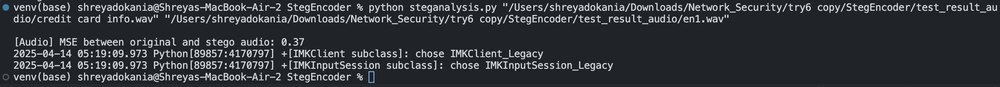
#> input picture testing/audio_terminal.png, 1000 x 87 px, shrunk from 2404 x 210 before the run
$ python steganalysis.py testing/audio_terminal.png testing/histogram_audio.png   (older library calls are emulated)
#> lines starting #> are read from the running program, lines starting #| are printed output that depends on the picture
# [65 lines of commented-out code are left out]

import sys
import os
import numpy as np
import matplotlib.pyplot as plt
import cv2
from PIL import Image
import wave
import contextlib

def is_image(file_path):
    return file_path.lower().endswith(('.png', '.jpg', '.jpeg', '.bmp'))

def is_audio(file_path):
    return file_path.lower().endswith(('.wav',))


# ---------- Image Analysis ----------
def calculate_histogram_difference(original_path, stego_path):
#> called with original_path = 'testing/audio_terminal.png', stego_path = 'testing/histogram_audio.png'
    original_img = Image.open(original_path).convert("RGB")
    stego_img = Image.open(stego_path).convert("RGB")
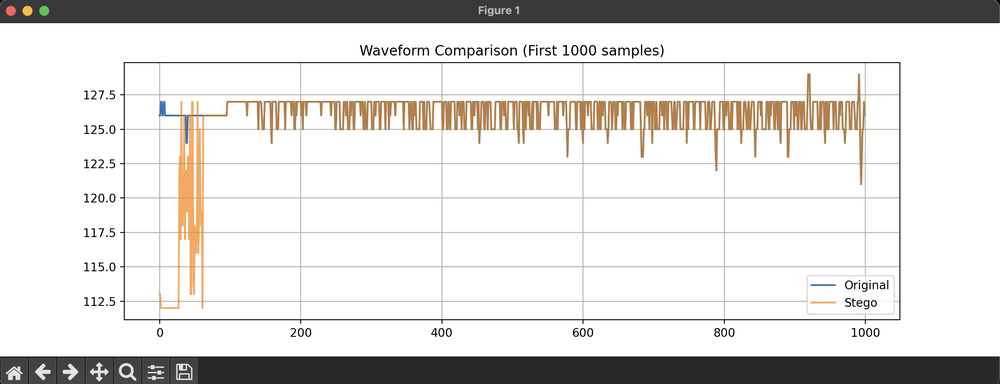
#> input picture testing/histogram_audio.png, 1000 x 384 px, shrunk from 2398 x 920 before the run

    original_hist = np.array(original_img.histogram()).astype(float)
#> original_hist = 768 values, max 47817 at index 32, min 0 at index 245, mean 339.8
    stego_hist = np.array(stego_img.histogram()).astype(float)
#> stego_hist = 768 values, max 271303 at index 255, min 7 at index 3, mean 1500

    chi_square_dist = 0.5 * np.sum(((original_hist - stego_hist) ** 2) / (original_hist + stego_hist + 1e-6))
#> chi_square_dist = 610675.4
    print(f"[Image] Chi-Square Histogram Difference: {chi_square_dist:.2f}")
#| [Image] Chi-Square Histogram Difference: 610675.36

    plt.figure(figsize=(12, 6))
    plt.plot(original_hist, label='Original')
    plt.plot(stego_hist, label='Stego', alpha=0.7)
    plt.title('Histogram Comparison (Image)')
    plt.legend()
    plt.grid(True)
    plt.show()
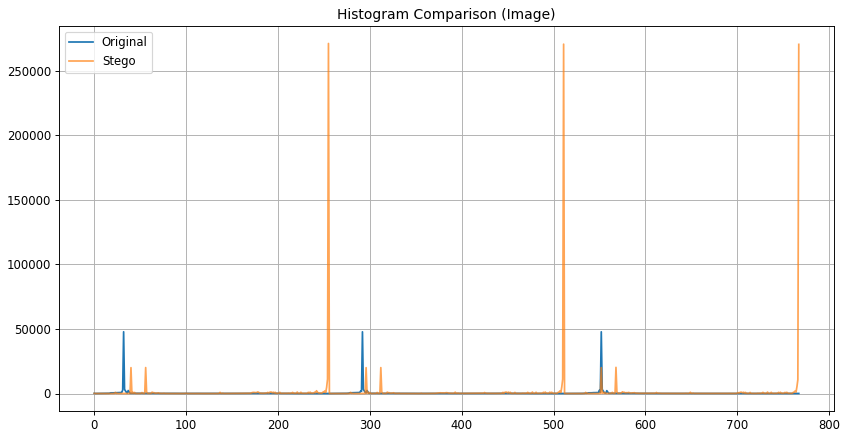
#> figure drawn by matplotlib, 1 panel; curve peaks at x = 32, y = 47817; curve peaks at x = 255, y = 271303

def calculate_noise_variance(image_path):
#> called with image_path = 'testing/audio_terminal.png'
    image = cv2.imread(image_path, cv2.IMREAD_GRAYSCALE)
#> image: shape (87, 1000); min 0, max 255, mean 52.4
    if image is None:
        raise FileNotFoundError(f"Image not found: {image_path}")
    laplacian = cv2.Laplacian(image, cv2.CV_64F)
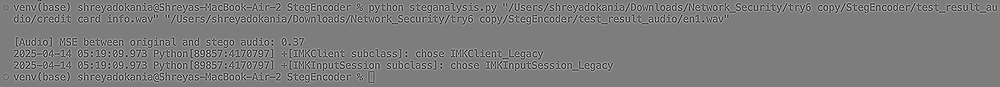
#> laplacian: shape (87, 1000) float64; min -555, max 569, mean 0; drawn with min black and max white
    return laplacian.var()

# ---------- Audio Analysis ----------
def analyze_audio_difference(original_path, stego_path):
    import scipy.io.wavfile as wav
    rate1, data1 = wav.read(original_path)
    rate2, data2 = wav.read(stego_path)

    if data1.shape != data2.shape:
        print("[Audio] Warning: Audio dimensions do not match")
        return

    mse = np.mean((data1.astype(np.float32) - data2.astype(np.float32)) ** 2)
    print(f"[Audio] MSE between original and stego audio: {mse:.2f}")

    plt.figure(figsize=(12, 4))
    plt.plot(data1[:1000], label='Original')
    plt.plot(data2[:1000], label='Stego', alpha=0.7)
    plt.title('Waveform Comparison (First 1000 samples)')
    plt.legend()
    plt.grid(True)
    plt.show()


# ---------- Main ----------
if __name__ == "__main__":
    if len(sys.argv) != 3:
        print("Usage: python steganalysis.py <original_file> <stego_file>")
        sys.exit(1)

    original_path = sys.argv[1]
    stego_path = sys.argv[2]

    if is_image(original_path) and is_image(stego_path):
        calculate_histogram_difference(original_path, stego_path)
        orig_noise = calculate_noise_variance(original_path)
#> orig_noise = 11367.2
        stego_noise = calculate_noise_variance(stego_path)
#> call 2 of calculate_noise_variance, with image_path = 'testing/histogram_audio.png'
#> in calculate_noise_variance (call 2), `image = cv2.imread(image_path, cv2.IMREAD_GRAYSCALE)`:
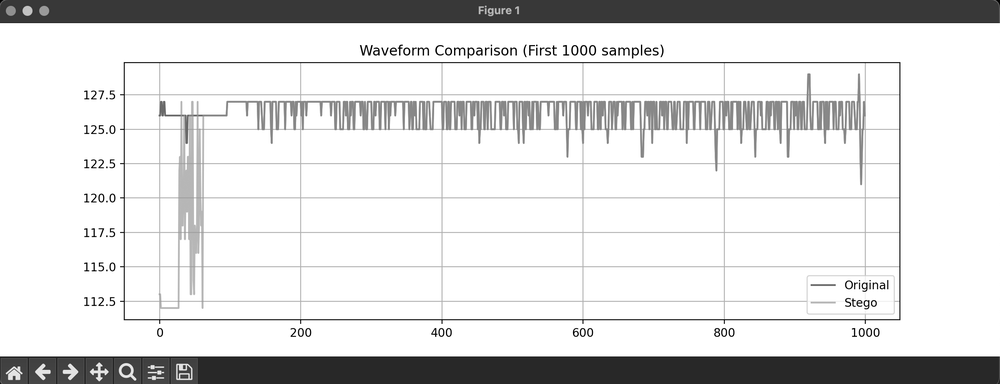
#> image: shape (384, 1000); min 0, max 255, mean 219.6
#> in calculate_noise_variance (call 2), `laplacian = cv2.Laplacian(image, cv2.CV_64F)`:
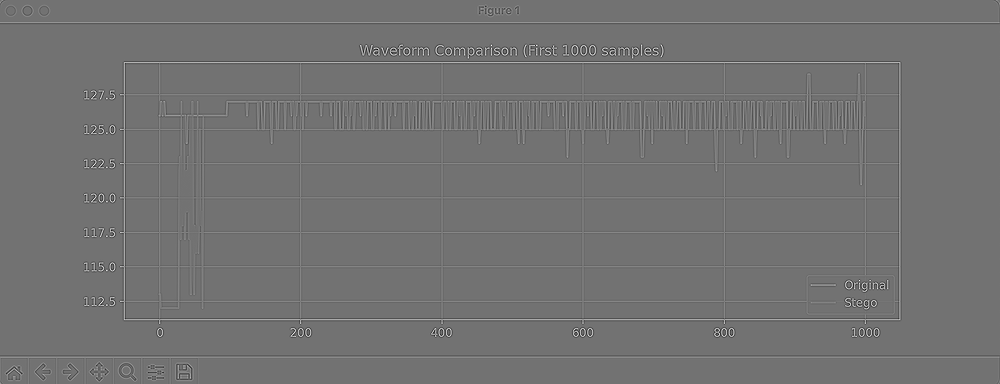
#> laplacian: shape (384, 1000) float64; min -646, max 790, mean 0; drawn with min black and max white
#> stego_noise = 2870.7
        print(f"[Image] Original Noise Variance: {orig_noise:.2f}")
#| [Image] Original Noise Variance: 11367.19
        print(f"[Image] Stego Noise Variance: {stego_noise:.2f}")
#| [Image] Stego Noise Variance: 2870.71
        print(f"[Image] Noise Difference: {abs(orig_noise - stego_noise):.2f}")
#| [Image] Noise Difference: 8496.48

    elif is_audio(original_path) and is_audio(stego_path):
        analyze_audio_difference(original_path, stego_path)

    else:
        print("Unsupported file type or mismatched types. Please provide valid image/audio/video pairs.")
